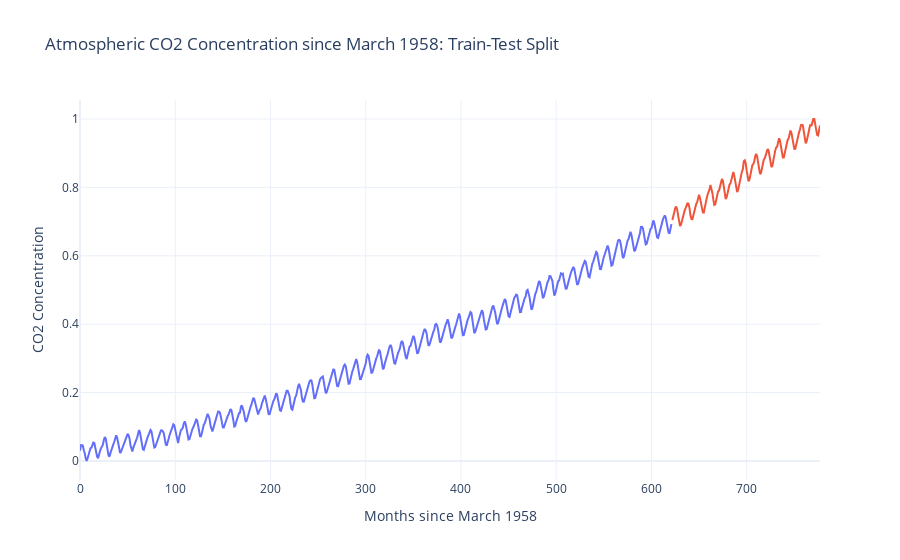

The code cell stored with this chart in its notebook:
### Markdown cell above
### Visualize Train-Test Split

### Code cell
t1=[*range(0,len(train_data))]
t2=len(train_data)+np.array([*range(0,len(test_data))])
plotly_line_plot([t1,t2],[train_data,test_data],title="Atmospheric CO2 Concentration since March 1958: Train-Test Split")

### Figure 1 — Plotly figure (JSON) as saved in the notebook; plotly's stock layout.template omitted (floating-point values rounded to 4 significant figures; data arrays with more than 128 entries replaced by an {"elided": "..."} marker saying what was removed)
{"data": [{"hovertemplate": "x=%{x}<br>y=%{y}<extra></extra>", "legendgroup": "", "line": {"color": "#636efa", "dash": "solid"}, "marker": {"symbol": "circle"}, "mode": "lines", "name": "", "orientation": "v", "showlegend": false, "type": "scatter", "x": {"elided": "622 int values"}, "xaxis": "x", "y": {"elided": "622 float values"}, "yaxis": "y"}, {"mode": "lines", "type": "scatter", "x": {"elided": "156 int values"}, "y": {"elided": "156 float values"}}], "layout": {"legend": {"tracegroupgap": 0}, "showlegend": false, "title": {"text": "Atmospheric CO2 Concentration since March 1958: Train-Test Split"}, "xaxis": {"anchor": "y", "domain": [0, 1], "title": {"text": "Months since March 1958"}}, "yaxis": {"anchor": "x", "domain": [0, 1], "title": {"text": "CO2 Concentration"}}}}
